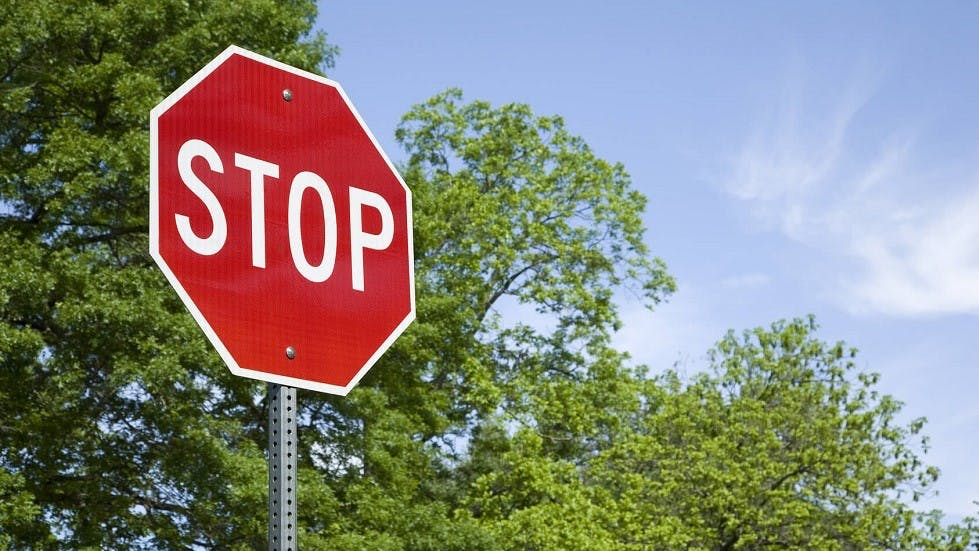
#> input picture image.jpg, 979 x 551 px
$ python stop.py
#> lines starting #> are read from the running program, lines starting #| are printed output that depends on the picture
import cv2
from matplotlib import pyplot as plt

img = cv2.imread("image.jpg")
#> img is the input picture: shape (551, 979, 3); mean B, G, R 123.1, 133.3, 133.1

img_gray = cv2.cvtColor(img, cv2.COLOR_BGR2GRAY)
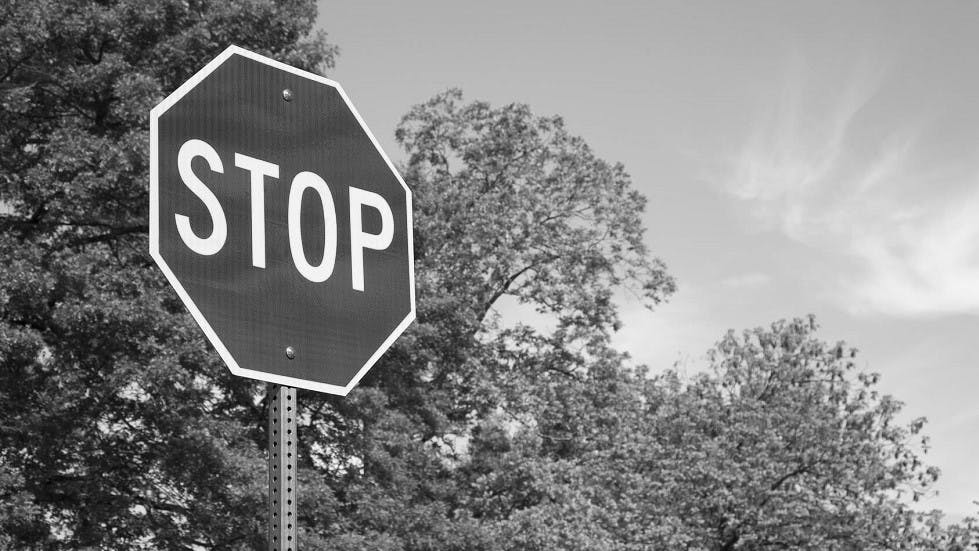
#> img_gray: shape (551, 979); min 0, max 255, mean 132
img_rgb = cv2.cvtColor(img, cv2.COLOR_BGR2RGB)


stop_data = cv2.CascadeClassifier('cascade3.xml')

found = stop_data.detectMultiScale(img_gray,
                                   minSize =(20, 20))
#> found = 47 rows, first 6: [89, 1, 39, 39], [360, 294, 83, 83], [27, 2, 41, 41], [50, 3, 45, 45], [6, 14, 43, 43], [262, 7, 46, 46]

amount_found = len(found)
#> amount_found = 47

if amount_found != 0:


    for (x, y, width, height) in found:


        cv2.rectangle(img_rgb,(x, y),
                      (x + height, y + width),
                      (255, 0, 0), 5)
#> this loop made 47 passes
#> (x, y, width, height) on passes 1 to 12: (89, 1, 39, 39), (360, 294, 83, 83), (27, 2, 41, 41), (50, 3, 45, 45), (6, 14, 43, 43), (262, 7, 46, 46), (110, 13, 41, 41), (25, 17, 50, 50), (6, 52, 45, 45), (423, 71, 45, 45), (261, 78, 47, 47), (526, 99, 42, 42)
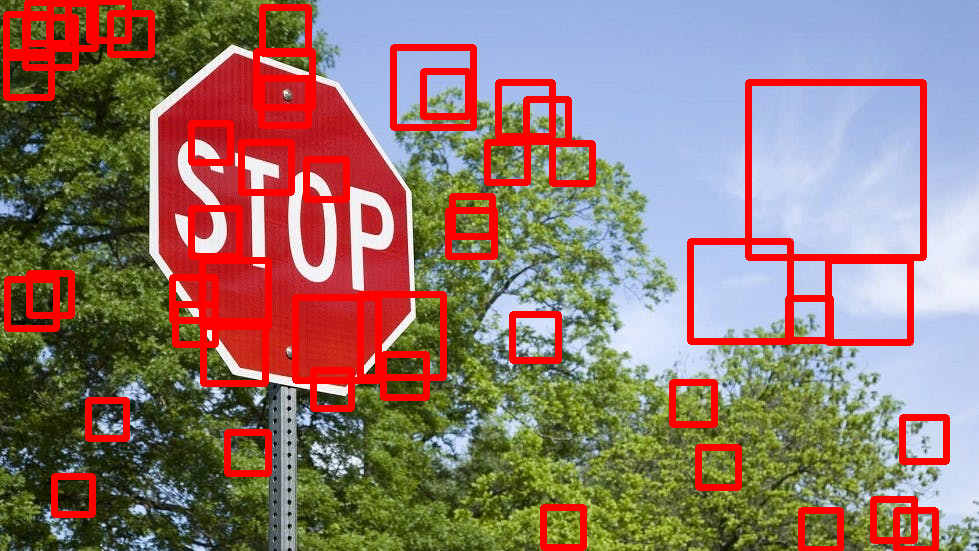
#> img_rgb: shape (551, 979, 3); mean R, G, B 146.6, 119.7, 111.1

plt.subplot(1, 1, 1)
plt.imshow(img_rgb)
plt.show()
